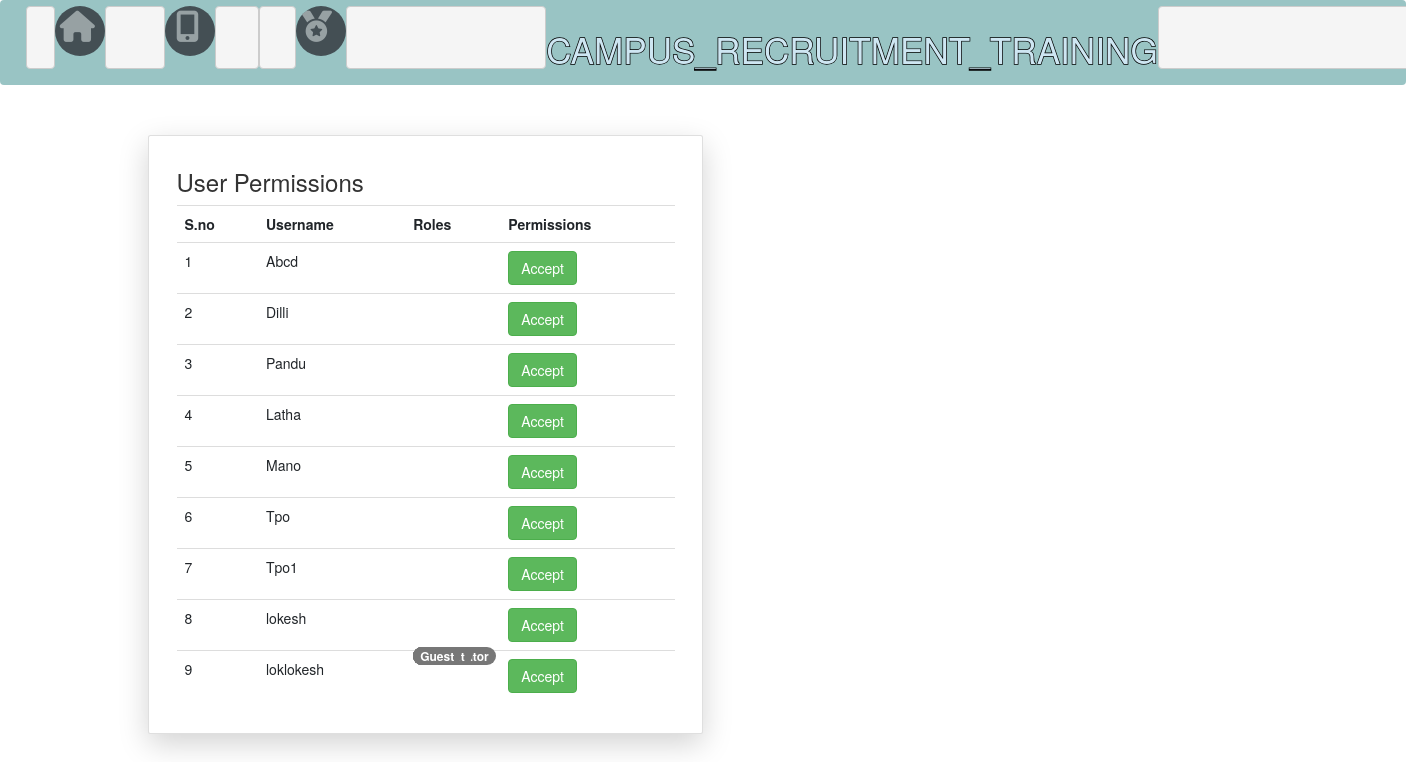
The app's page /per/, older data.
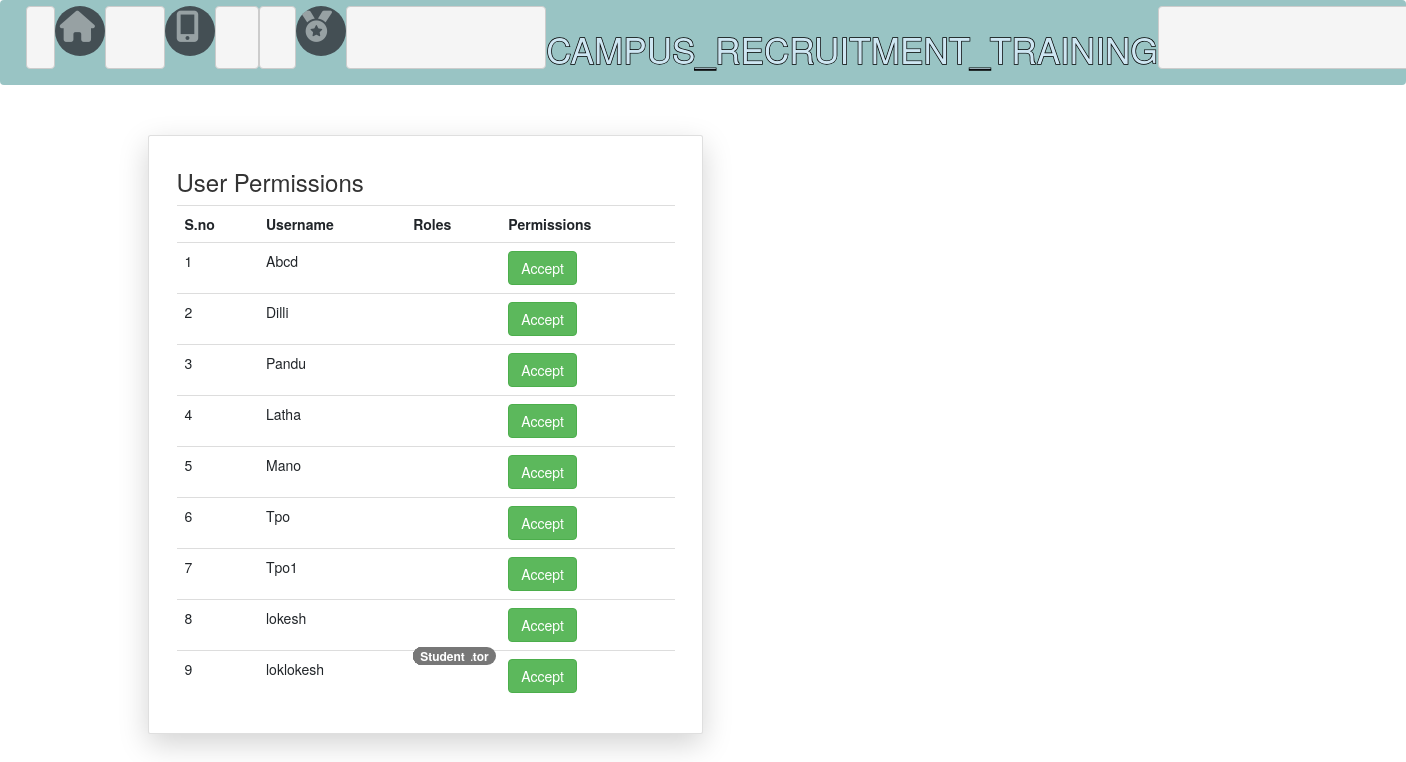
The same page, newer data.
### RevisedApp/models.py (models this page shows)
class User(AbstractUser):
	t=[('CSE','CSE'),('ECE','ECE'),('CIVIL','CIVIL'),('Mechanical','Mechanical'),('EEE','EEE'),('MBA','MBA')]
	y=[('III','III'),('IV','IV')]
	rollno=models.CharField(default='17AK1A000',max_length=10)
	dob=models.DateField(null=True)
	year=models.CharField(choices=y,max_length=5,null=True)
	dept=models.CharField(choices=t,max_length=12,null=True)
	phone_no=models.IntegerField(null=True)
	percentage=models.IntegerField(null=True)
	backlogs=models.IntegerField(null=True)
	pass_year=models.IntegerField(null=True)
	address=models.CharField(max_length=250,null=True)
	r=[(1,'coordinator'),(2,'Student'),(3,'Guest')]
	role=models.IntegerField(choices=r,default=3)

### RevisedApp/views.py (the view)
# urls.py: path('per/',views.permissions,name='perm'),
def permissions(request):
	ty=User.objects.all()
	return render(request,'html/permissions.html',{'q':ty})

### RevisedApp/templates/html/permissions.html (shortened to what this page needs)
{% extends 'html/base.html' %}
{% block content %}
  <div class = "container">
  <div class = "card col-md-6 mx-auto mt-5 shadow-lg">
    <div class="card-body">
			<h3>User Permissions</h3>
			<table class="table table-borderless">
				<tr>
					<th>S.no</th>
					<th>Username</th>
					<th>Roles</th>
					<th>Permissions</th>
				</tr>
				{% for j in q %}
				<tr>
					<td>{{forloop.counter}}</td>
					<td>{{j.username}}</td>
					<td>
						{% if j.username.is_superuser %}
						<span class="badge badge-pills badge-warning">Admin</span>
						{% elif j.role == 1 %}
						<span class="badge badge-pills badge-warning">Coordinator</span>
						{% elif j.role == 2 %}
						<span class="badge badge-pills badge-warning">Student</span>
						{% else %}
						<span class="badge badge-pills badge-warning">Guest</span>
						{% endif %}
				</td>
					<td colspan="3">
						<a href="{% url 'gp' j.id %}" class="btn btn-success">Accept</a>
					</td>
				</tr>
				{% endfor %}
						</table>
	</div>
</div>
</div>
{% endblock %}

### RevisedApp/templates/html/base.html (shortened to what this page needs)
{% load static %}
<!DOCTYPE html>
<html lang="en">
<head>
  <link rel="stylesheet" href="https://maxcdn.bootstrapcdn.com/bootstrap/4.5.2/css/bootstrap.min.css">
  <link rel="stylesheet" href="//code.jquery.com/ui/1.12.1/themes/base/jquery-ui.css">
  <link rel="stylesheet" href="{% static 'css/bootstrap.min.css' %}">
  <link rel="stylesheet" type="text/css" href="https://cdnjs.cloudflare.com/ajax/libs/font-awesome/5.15.3/css/fontawesome.min.css">
  <link rel="stylesheet" href="https://use.fontawesome.com/releases/v5.6.3/css/all.css">
</head>
<body>
{% include 'html/navbar.html' %}
{% block content %}
{% endblock %}
</body>
</html>

### RevisedApp/templates/html/navbar.html (shortened to what this page needs)
<nav class="navbar navbar-expand-md navbar-dark navbar-custom">
  <div class="collapse navbar-collapse" id="collapsibleNavbar">
    <ul class="navbar-nav">
      {% if not user.is_authenticated %}
      <pre> </pre>
      <li class="nav-item">
      <div id="login-button">
        <a class="nav-link glyphicon" href="{% url 'home' %}"><i class="fas fa-home fa-lg"></i></h5></a>
      </div>
    </li>
      <pre>     </pre>
     <li class="nav-item">
      <div id="login-button">
        <a class="nav-link glyphicon" href="{% url 'about' %}"><strong style="padding-left: 6px;"><i class="fas fa-mobile-alt fa-lg"></i></strong></h5></a>
      </div>
    </li>
    <pre>   </pre>
     <pre>  </pre>
     <li class="nav-item">
      <div id="login-button">
        <a class="nav-link glyphicon" href="{% url 'ach' %}"><i class="fas fa-medal fa-lg"></i></i></h5></a>
      </div>
    </li>
         <pre>                       </pre>
      <li>
      <div class="crttitle">
        <h3 data-text="Campus_Recruitment_Training">Campus_Recruitment_Training</h3>
      </div>
    </li>
    <pre>                               </pre>
    {% endif %}
    </ul>
  </div>
</nav>

### RevisedApp/templates/html/base.html (style rules this page uses)
body { background: url(https://images.unsplash.com/photo-1542810104-c5f07c7357ff?ixlib=rb-1.2.1&ixid=MnwxMjA3fDB8MHxleHBsb3JlLWZlZWR8MTV8fHxlbnwwfHx8fA%3D%3D&auto=format&fit=crop&w=600&q=60) no-repeat; background-size: cover; height: 100vh; background-position: left; }
#login-button { cursor: pointer; width: 50px; height: 50px; border-radius: 50%; background-color: #2F3239; overflow: hidden; opacity: 0.8; }
.crttitle { padding-top: 4.4px; display: flex; }
.crttitle h3 { position: relative; font-size: 2.5vw; color: #252839; -webkit-text-stroke: 0.1vw black; text-transform: uppercase; }
.crttitle h3::before { content: attr(data-text); position: absolute; top: 0; left: 0; width: 100%; height: 100%; color: #CEE6F2; -webkit-text-stroke: 0vw white; overflow: hidden; animation: animate 6s linear infinite; }
.navbar-custom { background-color: #99C4C4; }
.glyphicon { font-size: 25px; }
span { color:#999; font-size:12px; bottom:68px; position:absolute; }

Row changes from the older to the newer data that the page shows:
changed User "lokesh": role 3 → 2 (drawn)
changed User "loklokesh": role "Guest" → "Student"
